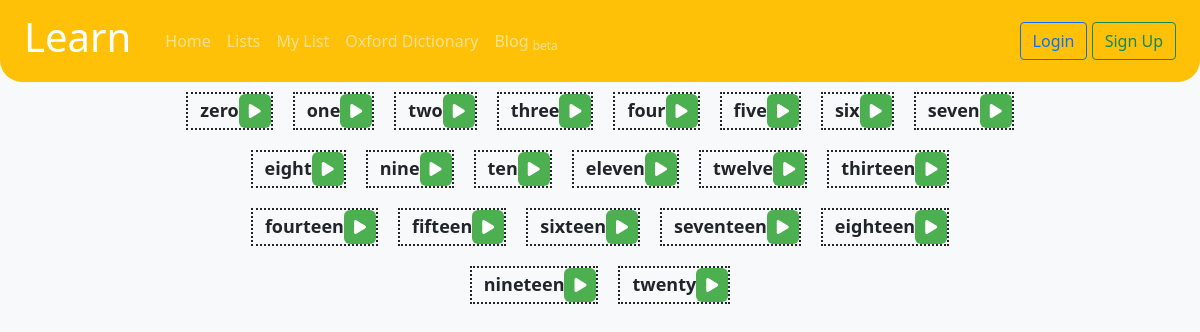
Screenshot of /word.php?list=Sayılar with the database file from the repository.
### tables this page shows
CREATE TABLE `nums` (
  `id` int(11) NOT NULL AUTO_INCREMENT,
  `word_ing` varchar(50) NOT NULL,
  `word_tr` varchar(50) NOT NULL,
  PRIMARY KEY (`id`)
);

### word.php (the view, shortened to what this page needs)
<?php include("header.php") ?>
<!DOCTYPE html>
<html lang="en">
<head>
    <link rel="stylesheet" href="word.css">
</head>
<body>
    <div class="container-fluid">
        <div class="mainbox row mx-auto">
            <div class="col text-center">
            <?php
                $listnames=$_GET["list"];
                $query=mysqli_query($conn,"SELECT * FROM listnames WHERE listname='$listnames'");
                $assoc=mysqli_fetch_assoc($query);
                $ticket=$assoc["ticket"];
                $query=mysqli_query($conn,"SELECT * FROM $ticket");
                $sayac=0;
                while ($assoc=mysqli_fetch_assoc($query))
                {
                    $kelime_tr=$assoc["word_tr"];
                    $kelime_ing=$assoc["word_ing"];
                    $id=$sayac;
                    echo("<div class='mainword d-inline-block'><label data-bs-toggle='popover' title='$kelime_tr'>$kelime_ing</label><button id='click_$id' onclick='play($id,\"$kelime_ing\")'><i class='fas fa-play'></i></button></div>");
                    $sayac++;
                }
            ?>
            </div>
        </div>
    </div>
</body>
</html>

### word.css (style rules this page uses)
@media screen and (min-width: 478px) { .mainbox { width: 75%; } }
.mainword { border: 2px dotted; margin-right: 0; margin: 10px; padding: 0px 12px; }
.mainword label { font-size: large; font-weight: bolder; }
.mainword button { background-color: #4CAF50; border: none; color: white; padding: 5px 10px; text-align: center; text-decoration: none; display: inline-block; font-size: 16px; border-radius: 6px; margin-right: -12px; }

### rows the page displays
nums: word_ing "zero"
nums: word_ing "one"
nums: word_ing "two"
nums: word_ing "three"
nums: word_ing "four"
nums: word_ing "five"
nums: word_ing "six"
nums: word_ing "seven"
nums: word_ing "eight"
nums: word_ing "nine"
nums: word_ing "ten"
nums: word_ing "eleven"
nums: word_ing "twelve"
nums: word_ing "thirteen"
nums: word_ing "fourteen"
nums: word_ing "fifteen"
nums: word_ing "sixteen"
nums: word_ing "seventeen"
nums: word_ing "eighteen"
nums: word_ing "nineteen"
nums: word_ing "twenty"
